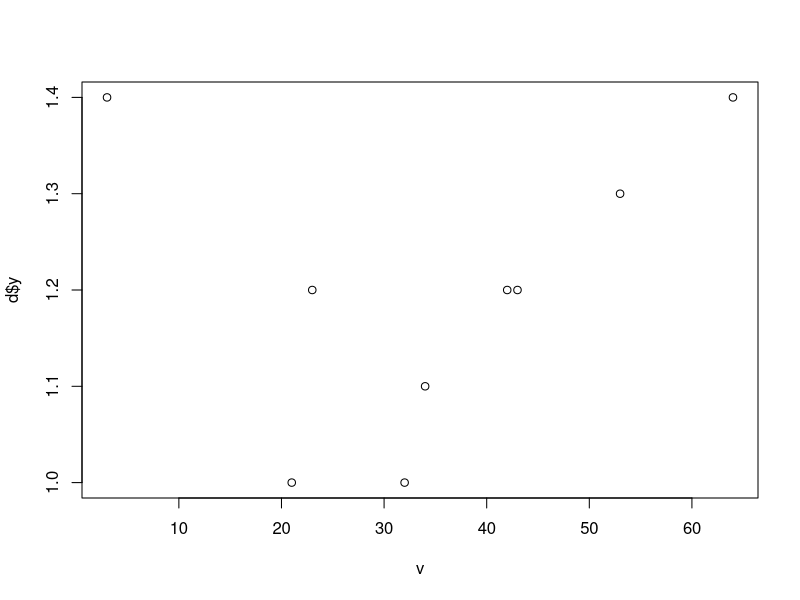
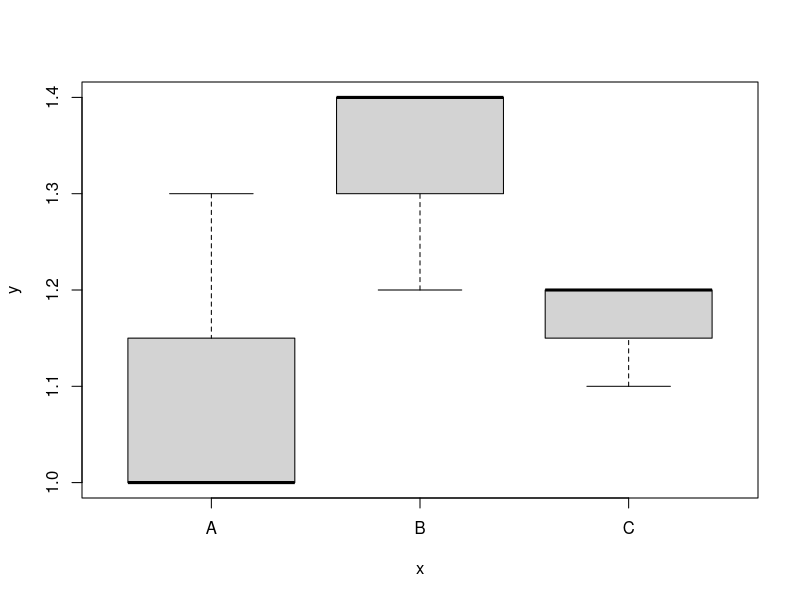
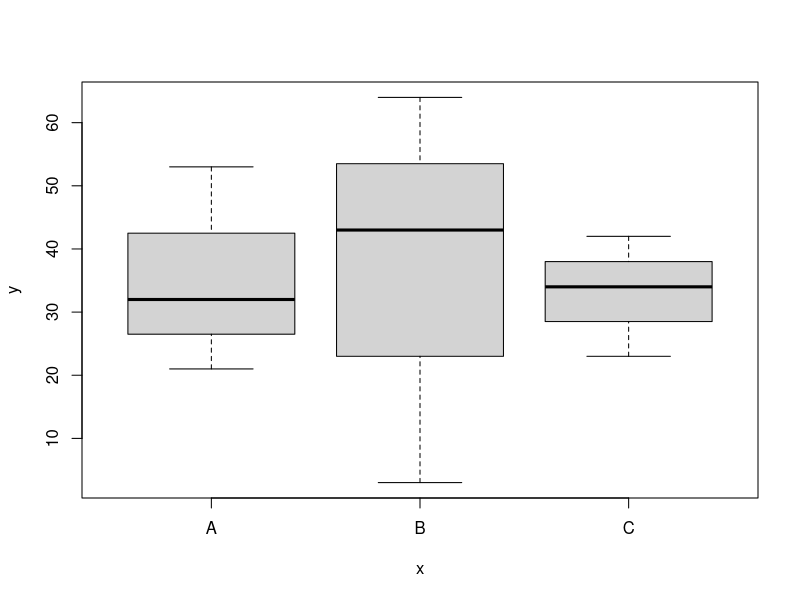

Source code (R) for these figures, in order:
## ---- chunk 1
 x <- 432/152;  typeof(x)
 v <- c(21,32,3,42,53,43,64,23,34); typeof(v)
 b <- TRUE; typeof(b)
 n <- "Carcinus maenas"; typeof(n) 
 f <- as.factor(c("A", "A", "B", "C", "A", "B", "B", "C", "C")); typeof(f)
## ---- chunk 2
 f <- as.factor(c("A", "A", "B", "C", "A", "B", "B", "C", "C")); class(f)
 m <- matrix(sample(1:25,25), nrow = 5); class(m)
 d <- data.frame(x = f, y = c(1,1,1.4,1.2,1.3,1.2,1.4,1.2,1.1)); class(d)
 l <- list(ratio = x, species = n, abundance = v, sample = f, covars = d, mat = m); class(l)
 b <- TRUE; class(b)
## ---- chunk 3
str(d)
str(l)
## ---- chunk 4
model <- lm(v ~ f); class(model)
summary(model) 
## ---- chunk 5
str(model)
## ---- chunk 6
group <- structure( list(
  species = c("P.lugubris", "L.forficatus", "F.candida", "H.nitidus"),
  bodysize = c(25.3, 90.1, 0.10, 0.14),
  predator = c(TRUE, TRUE, FALSE, FALSE), 
  interactions = data.frame( 
    pred = c(1,1,2,2,2),
    prey = c(3,4,1,3,4)
      )
  ), 
  class = "foodweb"
)
## ---- chunk 7
v[3]
v[3:6]
## ---- chunk 8
mean(v)       # returns the mean of the values  
runif(12)     # returns random numbers from uniform distribution between 0 and 1
sample(1:100, 12)   # samples 12 values from the vector given in the first argument
rep(c("A","B","C"), each = 10)  # repeats each of the values in the vector ten times
cor(v, d$y, method = "pearson")   # returns pearson correlation of the two vectors
t.test(v, d$y)  # runs a t.test to compare the two vectors

# some functions have a very different syntax
1:5           # returns a sequence of integer numbers
2 + 2 == 5    # logical operators `==` and `!=` are functions

# plot functions don't return an output to the console, but they open a plot window.
plot(v, d$y)  
plot(d)
plot(f, v)
## ---- chunk 9
add_one_to <- function(x) x+1
a <- c(0.23,0.53,0.42,0.75,0.26)

add_one_to(a)

